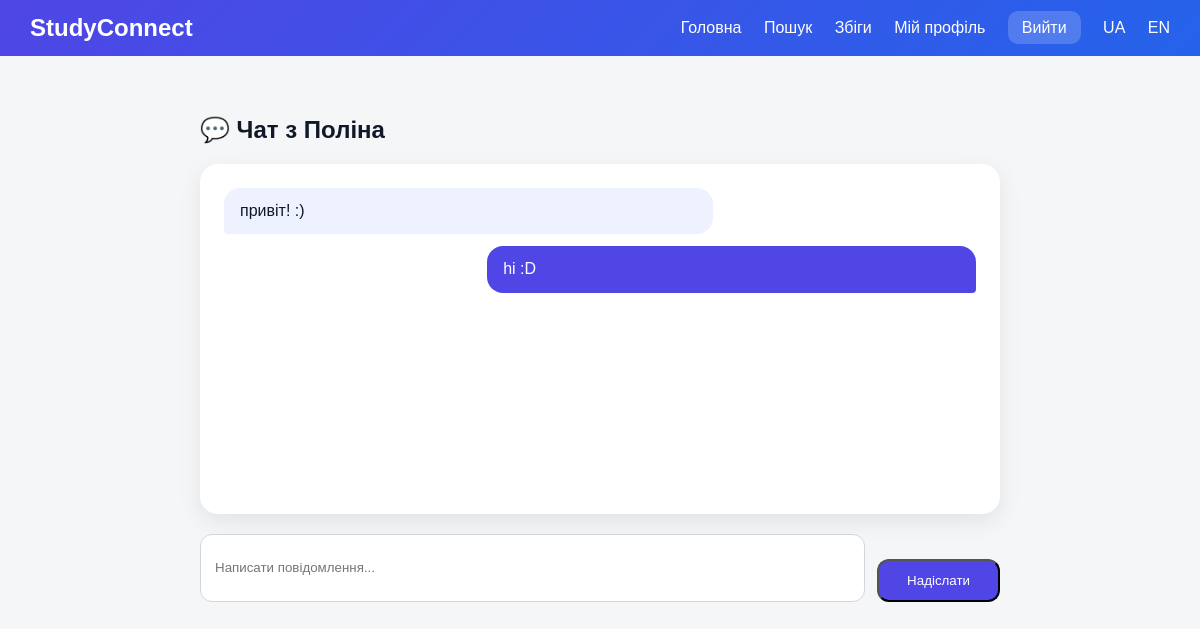
The app's page /chat/1 (signed in) with its own data.
### models.py (models this page shows)
class User(db.Model, UserMixin):
    id = db.Column(db.Integer, primary_key=True)
    avatar = db.Column(db.String(200))
    username = db.Column(db.String(80), nullable=False)
    email = db.Column(db.String(120), unique=True, nullable=False)
    password = db.Column(db.String(200), nullable=False)
    faculty = db.Column(db.String(120))
    course = db.Column(db.String(50))
    about = db.Column(db.Text)
    interests = db.Column(db.Text)

class Message(db.Model):
    id = db.Column(db.Integer, primary_key=True)
    sender_id = db.Column(db.Integer, db.ForeignKey("user.id"), nullable=False)
    receiver_id = db.Column(db.Integer, db.ForeignKey("user.id"), nullable=False)
    text = db.Column(db.Text, nullable=False)

### app.py (the view, shortened to what this page needs)
@app.route("/chat/<int:user_id>", methods=["GET", "POST"])
@login_required
def chat_with(user_id):
    user1 = min(current_user.id, user_id)
    user2 = max(current_user.id, user_id)
    match = Match.query.filter_by(
        user1_id=user1,
        user2_id=user2
    ).first()
    if not match:
        return "Чат доступний тільки після взаємного збігу."
    other_user = User.query.get(user_id)
    messages = Message.query.filter(
        ((Message.sender_id == current_user.id) & (Message.receiver_id == user_id)) |
        ((Message.sender_id == user_id) & (Message.receiver_id == current_user.id))
    ).all()
    return render_template(
        "chat_room.html",
        messages=messages,
        user=other_user
    )

### app.py (called while the page is built)
@app.context_processor
def inject_translations():
    lang = session.get("lang", "ua")
    def t(key):
        return translations[lang].get(key, key)
    return dict(t=t, lang=lang)

@login_manager.user_loader
def load_user(user_id):
    return User.query.get(int(user_id))

### templates/chat_room.html
{% extends "base.html" %}
{% block content %}
<div class="chat-page">
    <h2>💬 {{ t("chat_with") }} {{ user.username }}</h2>
    <div class="chat-box">
        {% if messages %}
            {% for msg in messages %}
                {% if msg.sender_id == current_user.id %}
                    <div class="message my-message">
                        {{ msg.text }}
                    </div>
                {% else %}
                    <div class="message other-message">
                        {{ msg.text }}
                    </div>
                {% endif %}
            {% endfor %}
        {% else %}
            <p class="empty-chat">{{ t("no_messages") }} 👋</p>
        {% endif %}
    </div>
    <form method="POST" class="chat-form">
        <input
            type="text"
            name="text"
            placeholder="{{ t('write_message') }}"
            required
        >
        <button type="submit" class="btn">
            {{ t("send") }}
        </button>
    </form>
</div>
{% endblock %}

### static/css/style.css (style rules this page uses)
* { box-sizing: border-box; }
body { margin: 0; font-family: Arial, sans-serif; background: #f4f6f8; color: #111827; }
.btn { display: inline-block; margin-top: 25px; background: #4F46E5; color: white; padding: 12px 28px; border-radius: 12px; text-decoration: none; }
.chat-page { max-width: 800px; margin: 0 auto; }
.chat-box { background: white; min-height: 350px; padding: 24px; border-radius: 18px; box-shadow: 0 8px 24px rgba(0,0,0,.08); margin-bottom: 20px; }
.message { max-width: 65%; padding: 12px 16px; border-radius: 16px; margin-bottom: 12px; line-height: 1.4; }
.my-message { background: #4F46E5; color: white; margin-left: auto; border-bottom-right-radius: 4px; }
.other-message { background: #eef2ff; color: #111827; margin-right: auto; border-bottom-left-radius: 4px; }
.chat-form { display: flex; gap: 12px; }
.chat-form input { flex: 1; padding: 14px; border-radius: 12px; border: 1px solid #d1d5db; }

### records on screen
User: username "Поліна"
Message: text "привіт! :)"
Message: text "hi :D"

### other values on screen
{{ t("home") }} "Головна"
{{ t("search") }} "Пошук"
{{ t("matches") }} "Збіги"
{{ t("profile") }} "Мій профіль"
{{ t("logout") }} "Вийти"
{{ t("chat_with") }} "Чат з"
{{ t("send") }} "Надіслати"
